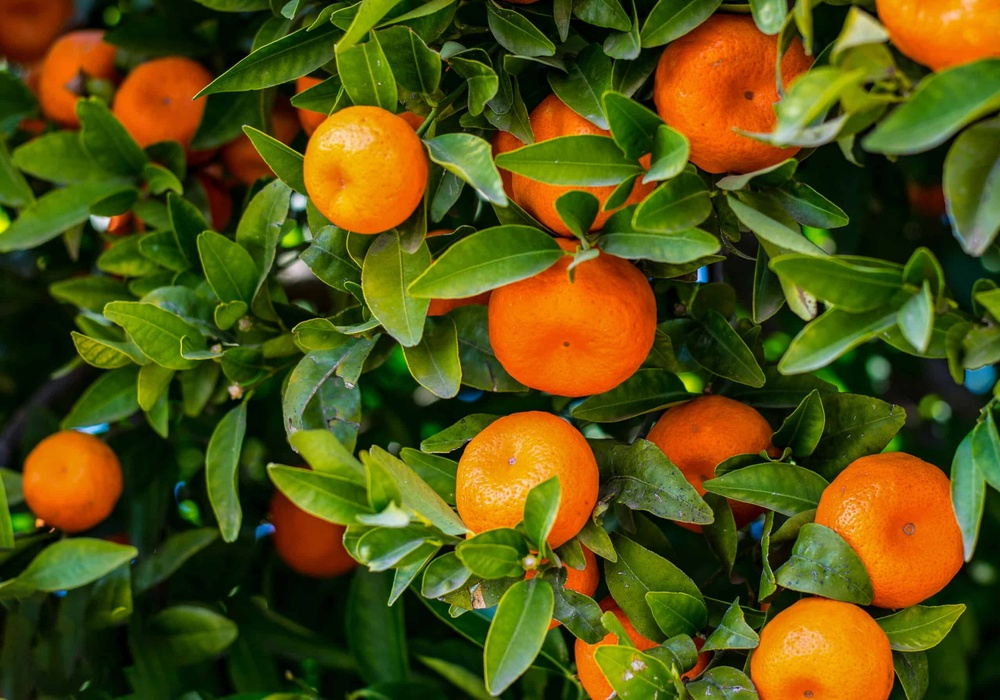
#> input picture Assignment5/oranges.jpg, 1000 x 700 px, shrunk from 2560 x 1793 before the run
$ python oranges.py
#> lines starting #> are read from the running program, lines starting #| are printed output that depends on the picture; after the words box and inside, x2 and y2 are one past the last pixel; in counts of white or black regions, pixels touching at a corner belong together
from skimage import io
import numpy as np

# Load the image
image = io.imread('oranges.jpg')
#> image is the input picture: shape (700, 1000, 3); mean R, G, B 85.8, 81.1, 17.2

# Define the function to segment the orange color with a fine-tuned range
def segment_orange_finetuned(image):
    # Convert the image to float and normalize the color values to be between 0 and 1
    image = image / 255.0

    # Fine-tuning the lower and upper bounds for the orange color to include a narrower range
    # The bounds are in (R,G,B) format
    lower = np.array([0.7, 0.3, 0.0]) # fine-tuned lower bound of orange color
    upper = np.array([1.0, 0.7, 0.3]) # fine-tuned upper bound of orange color

    # Create a mask for the orange color
    mask = np.all(image >= lower, axis=-1) & np.all(image <= upper, axis=-1)
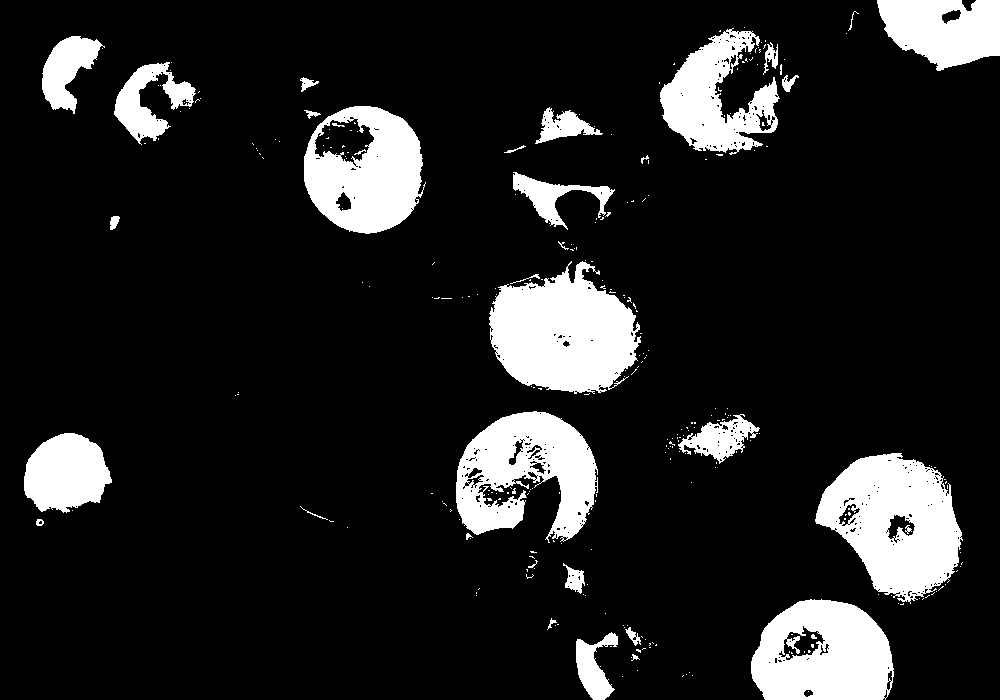
#> mask: shape (700, 1000) bool; 13.3% white; 286 white regions (249 under 20 px), largest, box (x1, y1, x2, y2) and area: (489, 261, 641, 394) 13808, (815, 453, 963, 604) 13706, (456, 411, 598, 543) 11241

    # Copy the original image
    segmented_image = image.copy()

    # Change non-orange fruits to blue color
    # Blue color in (R,G,B) format is (0, 0, 0.5)
    blue_color = np.array([0, 0, 0.5])
    segmented_image[~mask] = blue_color
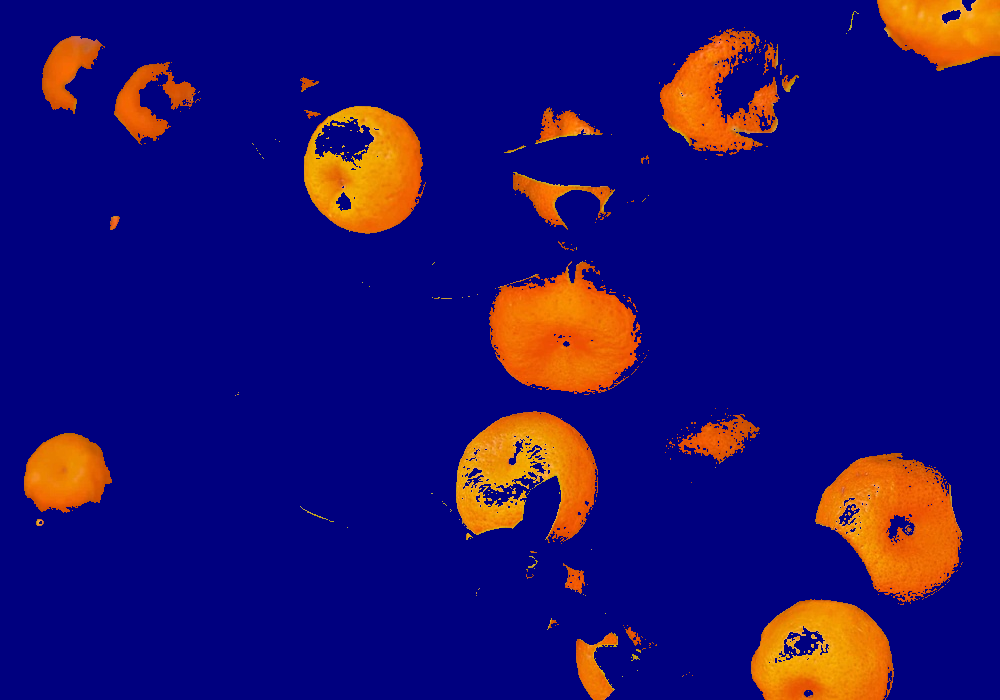
#> segmented_image: shape (700, 1000, 3) float64; mean of channels 0, 1, 2 0.122, 0.0608, 0.437; drawn as R, G, B

    # Convert back to original scale
    segmented_image *= 255
    segmented_image = segmented_image.astype(np.uint8)

    return segmented_image

# Apply the fine-tuned segmentation
segmented_image_finetuned = segment_orange_finetuned(image)

# Save the segmented image
output_path = 'segmented_oranges.jpg'
io.imsave(output_path, segmented_image_finetuned)
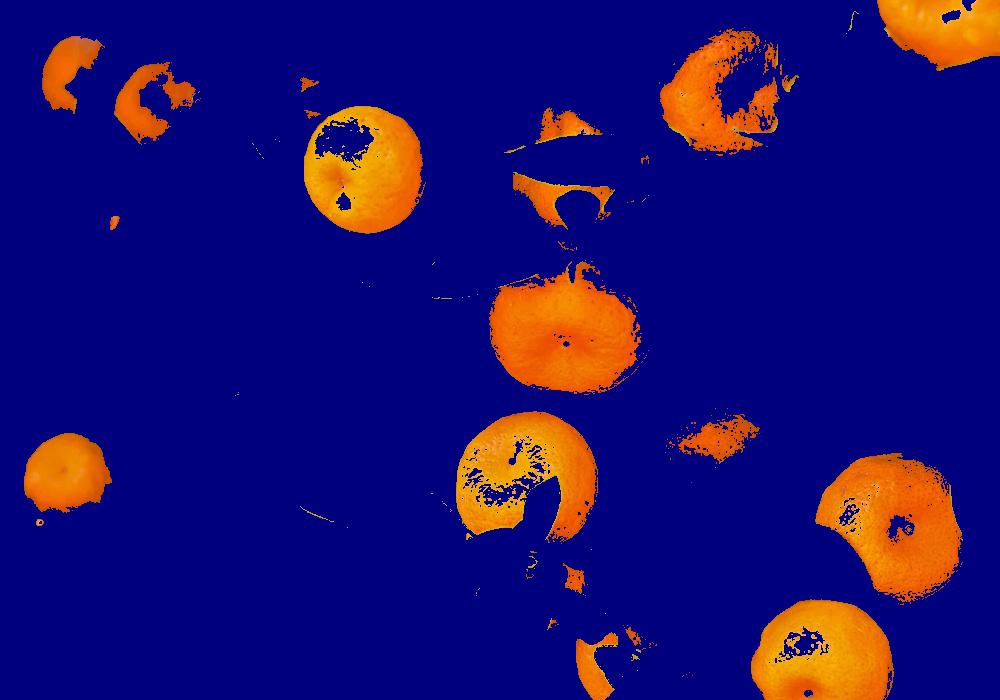
#> saved as segmented_oranges.jpg: shape (700, 1000, 3); mean R, G, B 31.3, 15.8, 110.2

$ run again, with Assignment5/fruit.jpg copied over Assignment5/oranges.jpg
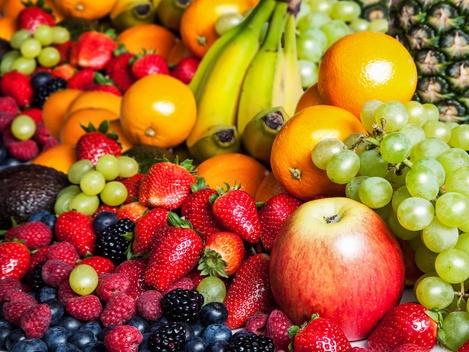
#> input picture Assignment5/fruit.jpg, 469 x 352 px, shrunk from 1200 x 900 before the run
#> image is the input picture: shape (352, 469, 3); mean R, G, B 162.5, 101.5, 49.1
#> in segment_orange_finetuned, `mask = np.all(image >= lower, axis=-1) & np.all(image <= upper, axis=-1)`:
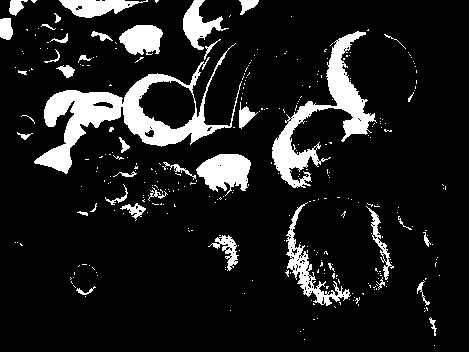
#> mask: shape (352, 469) bool; 11.8% white; 325 white regions (286 under 20 px), largest, box (x1, y1, x2, y2) and area: (34, 43, 242, 174) 6083, (272, 31, 377, 188) 4020, (196, 154, 251, 196) 1486
#> `io.imsave(output_path, segmented_image_finetuned)`:
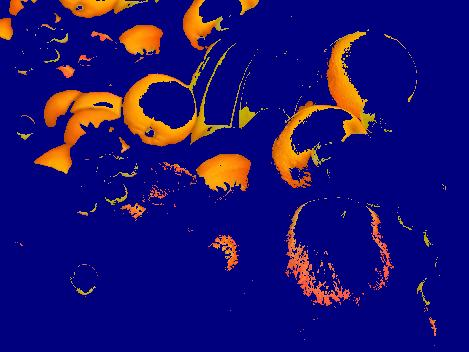
#> saved as segmented_oranges.jpg: shape (352, 469, 3); mean R, G, B 27.9, 16.2, 113.4
